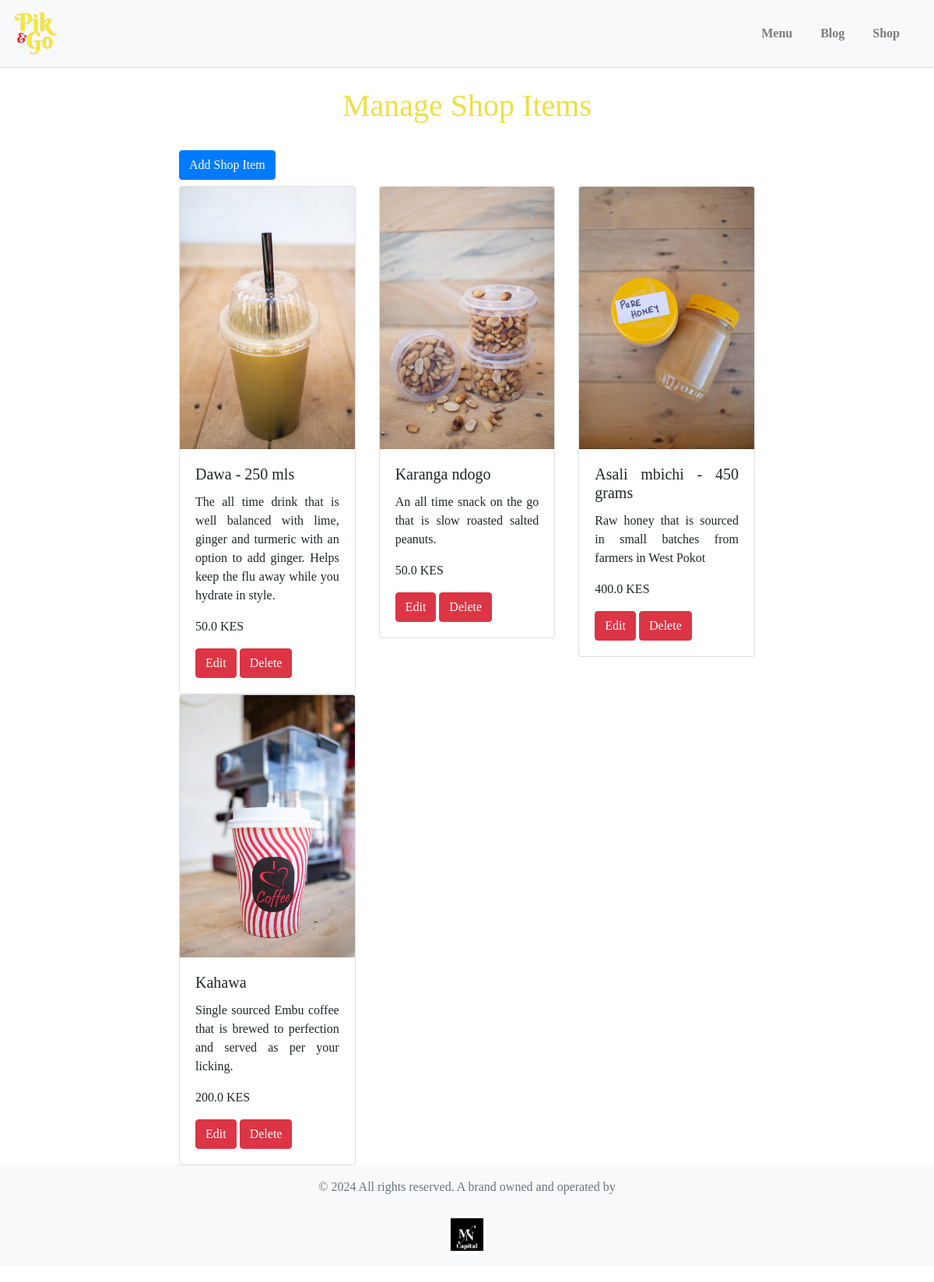
Page /admin/manage_shop on the committed database.
### app/models.py (models this page shows, shortened)
class ShopItem(db.Model):
    id = db.Column(db.Integer, primary_key=True)
    name = db.Column(db.String(100), nullable=False)
    description = db.Column(db.String(200), nullable=False)
    price = db.Column(db.Float, nullable=False)
    image_filename = db.Column(db.String(100), nullable=False)

### app/routes.py (the view)
@bp.route('/admin/manage_shop', methods=['GET', 'POST'])
def manage_shop():
    items = ShopItem.query.all()
    return render_template('manage_shop.html', items=items)

### app/templates/manage_shop.html
{% extends 'base.html' %}
{% block content %}
<div class="container">
    <h1 class="text-center my-4">Manage Shop Items</h1>
    <a href="{{ url_for('routes.add_shop_items') }}" class="btn btn-primary my-2">Add Shop Item</a>
    <div class="row">
        {% for item in items %}
        <div class="col-md-4">
            <div class="card">
                <img src="{{ url_for('static', filename='uploads/' + item.image_filename) }}" class="card-img-top" alt="{{ item.name }}">
                <div class="card-body">
                    <h5 class="card-title">{{ item.name }}</h5>
                    <p class="card-text">{{ item.description }}</p>
                    <p class="card-text">{{ item.price }} KES</p>
                    <form action="{{ url_for('routes.edit_shop_item', item_id=item.id) }}" method="post" style="display:inline;">
                        <button type="submit" class="btn btn-danger" onclick="return confirm('Are you sure you want to edit this item?');">Edit</button>
                    </form>
                    <form action="{{ url_for('routes.delete_shop_item', item_id=item.id) }}" method="post" style="display:inline;">
                        <button type="submit" class="btn btn-danger" onclick="return confirm('Are you sure you want to delete this item?');">Delete</button>
                    </form>
                </div>
            </div>
        </div>
        {% endfor %}
    </div>
</div>
{% endblock %}

### app/static/css/style.css (style rules this page uses)
body { font-family: 'BerkshireSwash', cursive; }
body { text-align: justify; margin-bottom: 20px; line-height: 1.5; }
h1, h2, h3, h4 { font-family: 'BerkshireSwash', cursive; color: rgb(237, 223, 71); text-align: center; padding: 1px; }
.container { max-width: 800px; margin: 0 auto; }

### rows in the picture
ShopItem: image_filename (picture), name "Dawa - 250 mls", description "The all time drink that is well balanced with lime, ginger and turmeric with an option to add ginger. Helps keep the flu away while you hydrate in style.", price "50.0"
ShopItem: image_filename (picture), name "Karanga ndogo", description "An all time snack on the go that is slow roasted salted peanuts.", price "50.0"
ShopItem: image_filename (picture), name "Asali mbichi - 450 grams", description "Raw honey that is sourced in small batches from farmers in West Pokot", price "400.0"
ShopItem: image_filename (picture), name "Kahawa", description "Single sourced Embu coffee that is brewed to perfection and served as per your licking.", price "200.0"
